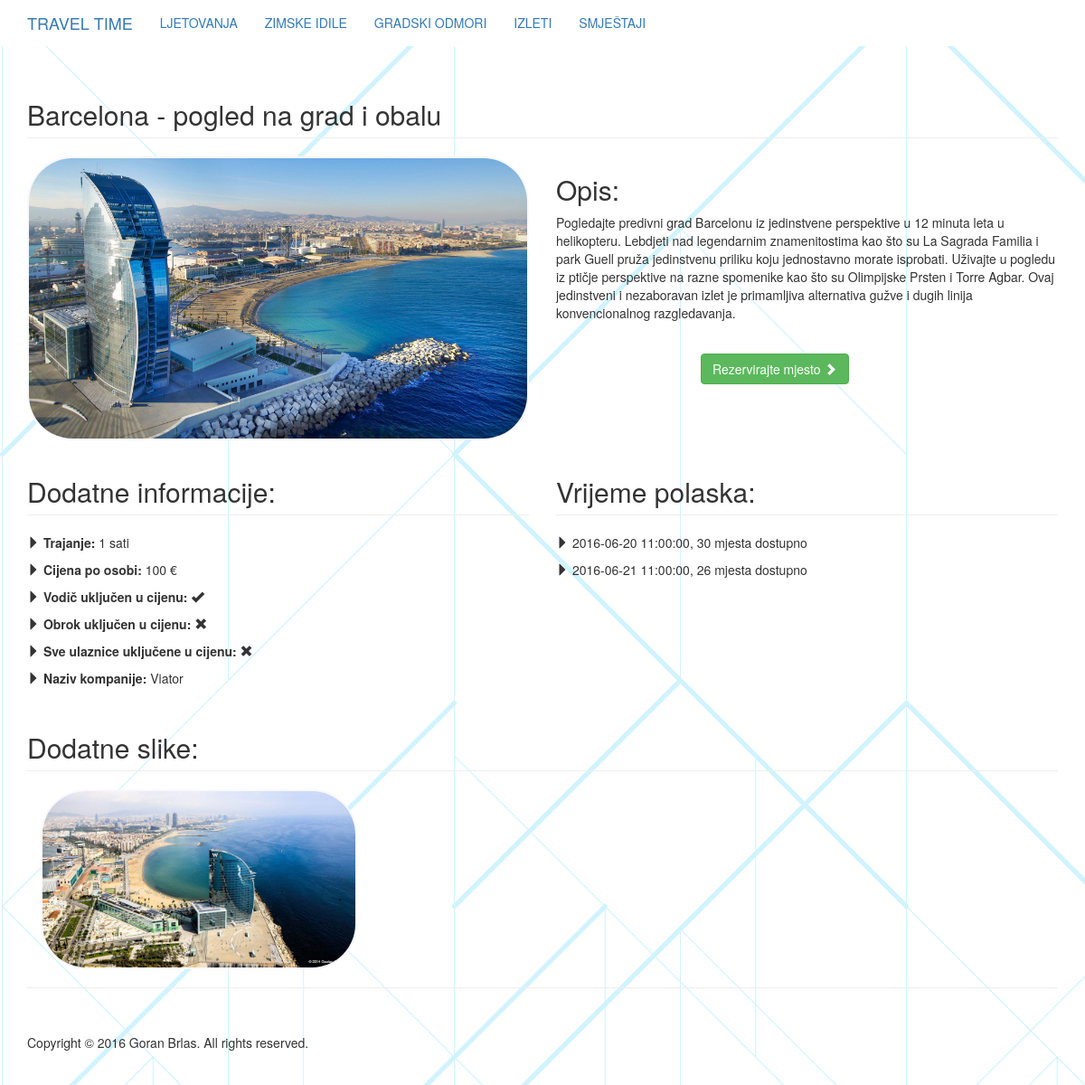
/learnMoreTour.php?value=4, run on the app's committed database.
### tables this page shows
CREATE TABLE IF NOT EXISTS `izlet` (
  `idIzlet` int(11) NOT NULL AUTO_INCREMENT,
  `naziv` varchar(100) NOT NULL,
  `opis` varchar(1000) NOT NULL,
  `trajanje` int(11) NOT NULL,
  `cijenaPoOsobi` decimal(10,0) NOT NULL,
  `ukljucenVodic` int(1) NOT NULL,
  `ukljucenObrok` int(1) NOT NULL,
  `ukljuceneUlaznice` int(1) NOT NULL,
  `nazivKompanije` varchar(100) NOT NULL,
  `idLokacija` int(11) NOT NULL,
  `idAkcija` int(11) DEFAULT NULL,
  PRIMARY KEY (`idIzlet`),
  KEY `idLokacija` (`idLokacija`,`idAkcija`),
  KEY `idLokacija_2` (`idLokacija`),
  KEY `idAkcija` (`idAkcija`)
);

CREATE TABLE IF NOT EXISTS `slika` (
  `idSlika` int(11) NOT NULL AUTO_INCREMENT,
  `url` varchar(1000) NOT NULL,
  PRIMARY KEY (`idSlika`)
);

CREATE TABLE IF NOT EXISTS `izlet_polazak` (
  `idIzletPolazak` int(11) NOT NULL AUTO_INCREMENT,
  `idIzlet` int(11) NOT NULL,
  `vrijemePolazak` datetime NOT NULL,
  `slobodnoMjesta` int(11) NOT NULL DEFAULT '30',
  PRIMARY KEY (`idIzletPolazak`),
  KEY `idIzlet` (`idIzlet`)
);

CREATE TABLE IF NOT EXISTS `slike_izlet` (
  `idIzlet` int(11) NOT NULL,
  `idSlika` int(11) NOT NULL,
  PRIMARY KEY (`idIzlet`,`idSlika`),
  KEY `idSlika` (`idSlika`)
);

### learnMoreTour.php (the view, shortened to what this page needs)
<!DOCTYPE html>
<html lang="en">
<head>
    <link href="css/custom.css" rel="stylesheet">
    <link href="css/bootstrap.min.css" rel="stylesheet">
    <link href="css/1-col-portfolio.css" rel="stylesheet">
</head>
<body>
<nav class="navbar navbar-fixed-top" role="navigation">
    <div class="container">
        <div class="navbar-header">
            <a class="navbar-brand" href="./index.php">TRAVEL TIME</a>
        </div>
        <div class="collapse navbar-collapse" id="bs-example-navbar-collapse-1">
            <ul class="nav navbar-nav">
                <li>
                    <a href="./destinations.php?type=summer&page=1">LJETOVANJA</a>
                </li>
                <li>
                    <a href="./destinations.php?type=winter&page=1">ZIMSKE IDILE</a>
                </li>
                <li>
                    <a href="./destinations.php?type=cities&page=1">GRADSKI ODMORI</a>
                </li>
                <li>
                    <a href="./tours.php?page=1">IZLETI</a>
                </li>
                <li>
                    <a href="./accomodations.php">SMJEŠTAJI</a>
                </li>
            </ul>
        </div>
    </div>
</nav>
<div class="container">
    <?php
    include './admin/spajanje_na_bazu.php';
    $id = $_GET['value'];
    $upit = "SELECT idIzlet, naziv, opis, trajanje, cijenaPoOsobi, ukljucenVodic, ukljucenObrok, ukljuceneUlaznice, nazivKompanije, idLokacija, idAkcija FROM izlet WHERE idIzlet = $id";
    $rezultat = mysqli_query($veza, $upit) or die ("1" . mysqli_error($veza));
    $redak = mysqli_fetch_array($rezultat, MYSQLI_ASSOC);
    $opis = $redak['opis'];
    $naziv = $redak['naziv'];
    $trajanje = $redak['trajanje'];
    $cijenaPoOsobi = $redak['cijenaPoOsobi'];
    $ukljucenVodic = $redak['ukljucenVodic'];
    $ukljucenObrok = $redak['ukljucenObrok'];
    $ukljuceneUlaznice = $redak['ukljuceneUlaznice'];
    $nazivKompanije = $redak['nazivKompanije'];
    $upit5 = "SELECT idSlika FROM slike_izlet WHERE idIzlet = $id";
    $rezultat5 = mysqli_query($veza, $upit5) or die ("2" . mysqli_error($veza));
    $redak5 = mysqli_fetch_array($rezultat5, MYSQLI_ASSOC);
    $idSlika = $redak5['idSlika'];
    $upit5 = "SELECT url FROM slika WHERE idSlika = $idSlika";
    $rezultat5 = mysqli_query($veza, $upit5) or die ("3" .   mysqli_error($veza));
    $redak5 = mysqli_fetch_array($rezultat5, MYSQLI_ASSOC);
    $url = $redak5['url'];
        echo "<div class=\"row\">
        <div class=\"col-lg-12\">
            <h2 class=\"page-header\">$naziv</h2>
        </div>
    </div>";
        echo "<div class=\"row\">";
        echo " <div class=\"col-md-6\">
                    <a href=\"#\">
                        <img class=\"img-responsive nova\" src=\"./images/$url\" width=\"1200\" height=\"400\" alt=\"\">
                    </a>
                </div>
                <div class=\"col-md-6\">
            <h2>Opis: </h2>
            <p>$opis</p>
            <p>
            <a style='margin-left: 160px; margin-top: 25px' class=\"btn btn-success\" href=\"./addTourCustomer.php?value=$id\">Rezervirajte mjesto <span class=\"glyphicon glyphicon-chevron-right\"></span></a>
</p>
        </div>";
        echo "</div>";
        echo "<div class=\"row\">";
        echo "
        <div class=\"col-lg-6\">
            <h2 class=\"page-header\">Dodatne informacije: </h2>";
        if ($ukljucenVodic == 1) {
            $vodic = "<span class=\"glyphicon glyphicon-ok\"></span>";
        } else if ($ukljucenVodic == 2) {
            $vodic = "<span class=\"glyphicon glyphicon-remove\"></span>";
        }
        if ($ukljucenObrok == 1) {
            $obrok = "<span class=\"glyphicon glyphicon-ok\"></span>";
        } else if ($ukljucenObrok == 2) {
            $obrok = "<span class=\"glyphicon glyphicon-remove\"></span>";
        }
        if ($ukljuceneUlaznice == 1) {
            $ulaznice = "<span class=\"glyphicon glyphicon-ok\"></span>";
        } else if ($ukljuceneUlaznice == 2) {
            $ulaznice = "<span class=\"glyphicon glyphicon-remove\"></span>";
        }
        echo "<p><span class=\"glyphicon glyphicon-triangle-right\"></span> <b>Trajanje:</b> $trajanje sati</p>";
        echo "<p><span class=\"glyphicon glyphicon-triangle-right\"></span> <b>Cijena po osobi:</b> $cijenaPoOsobi €</p>";
        echo "<p><span class=\"glyphicon glyphicon-triangle-right\"></span> <b>Vodič uključen u cijenu:</b> $vodic</p>";
        echo "<p><span class=\"glyphicon glyphicon-triangle-right\"></span> <b>Obrok uključen u cijenu:</b> $obrok</p>";
        echo "<p><span class=\"glyphicon glyphicon-triangle-right\"></span> <b>Sve ulaznice uključene u cijenu:</b> $ulaznice</p>";
        echo "<p><span class=\"glyphicon glyphicon-triangle-right\"></span> <b>Naziv kompanije:</b> $nazivKompanije</p>";
    echo "</div>
        <div class=\"col-lg-6\">
            <h2 class='page-header'>Vrijeme polaska:</h2>";
            $upit = "SELECT vrijemePolazak, slobodnoMjesta FROM izlet_polazak WHERE idIzlet = $id";
            $rezultat = mysqli_query($veza, $upit) or die ("1" . mysqli_error($veza));
            while ($redak = mysqli_fetch_array($rezultat, MYSQLI_ASSOC)) {
                $vrijemePolaska = $redak['vrijemePolazak'];
                $slobodnoMjesta = $redak['slobodnoMjesta'];
                echo "<p><i class=\"glyphicon glyphicon-triangle-right\" aria-hidden=\"true\"></i> $vrijemePolaska, $slobodnoMjesta mjesta dostupno</p>";
            }
            echo "
        </div>
        </div>";
    echo "<div class=\"row\">
        <div class=\"col-lg-12\">
            <h2 class=\"page-header\">Dodatne slike: </h2>";
            $upit2 = "SELECT idSlika FROM slike_izlet WHERE idIzlet = $id";
            $rezultat2 = mysqli_query($veza, $upit2) or die (mysqli_error($veza));
            $i = 0;
            while ($redak2 = mysqli_fetch_array($rezultat2, MYSQLI_ASSOC)) {
                if ($i == 0) {
                    $i++;
                    continue;
                }
                $idSlika = $redak2['idSlika'];
                $upit3 = "SELECT url FROM slika WHERE idSlika = $idSlika";
                $rezultat3 = mysqli_query($veza, $upit3) or die (mysqli_error($veza));
                $redak3 = mysqli_fetch_array($rezultat3, MYSQLI_ASSOC);
                $url = $redak3['url'];
                echo "<div class=\"col-lg-4\">
                    <a href=\"#\">
        <img class=\"img-responsive nova2\" src = \"./images/$url\" alt=\"\" >
                    </a >
                </div >";
            }
            echo "</div>
    </div>
    <hr>";
    ?>
    <footer>
        <div class="row">
            <div class="col-lg-12">
                <p>Copyright &copy; 2016 Goran Brlas. All rights reserved.</p>
            </div>
        </div>
    </footer>
</div>
</body>
</html>

### css/custom.css (style rules this page uses)
.navbar { background-color: #ffffff; border-bottom: 2px solid; border-color: #0066ff; }

### css/1-col-portfolio.css (style rules this page uses)
body { padding-top: 70px; }
footer { margin: 50px 0; }

### learnMoreTour.php (style rules this page uses)
div img { height: = 100%; max-height: 400px; width = 1200px; border: 2px solid ghostwhite; border-radius: 50px; }
.nova { height: = 100%; max-height: 400px; width = 300px; border: 2px solid ghostwhite; border-radius: 50px; }
body { background-image: url(./images/background-grey100.png); }

### data on the page
izlet: naziv "Barcelona - pogled na grad i obalu", opis "Pogledajte predivni grad Barcelonu iz jedinstvene perspektive u 12 minuta leta u helikopteru. Lebdjeti nad legendarnim znamenitostima kao što su La Sagrada Familia i park Guell pruža jedinstvenu priliku koju jednostavno morate isprobati. Uživajte u pogledu iz ptičje perspektive na razne spomenike kao što su Olimpijske Prsten i Torre Agbar. Ovaj jedinstveni i nezaboravan izlet je primamljiva alternativa gužve i dugih linija konvencionalnog razgledavanja.", trajanje "1", cijenaPoOsobi "100", nazivKompanije "Viator"
slika: url (picture)
izlet_polazak: vrijemePolazak "2016-06-20 11:00:00", slobodnoMjesta "30"
izlet_polazak: vrijemePolazak "2016-06-21 11:00:00", slobodnoMjesta "26"
slike_izlet: idSlika.url (picture)
